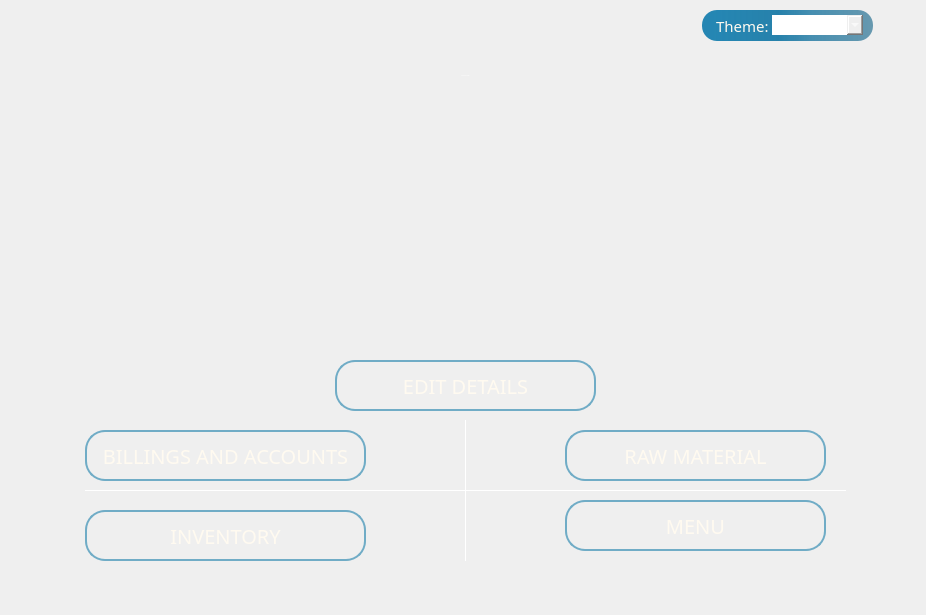
<?xml version="1.0" encoding="UTF-8"?>
<ui version="4.0">
 <class>MainWin</class>
 <widget class="QMainWindow" name="MainWin">
  <property name="geometry">
   <rect>
    <x>0</x>
    <y>0</y>
    <width>926</width>
    <height>615</height>
   </rect>
  </property>
  <property name="tabletTracking">
   <bool>true</bool>
  </property>
  <property name="windowTitle">
   <string>Check-Mate</string>
  </property>
  <property name="windowIcon">
   <iconset>
    <normaloff>icon.png</normaloff>icon.png</iconset>
  </property>
  <property name="layoutDirection">
   <enum>Qt::LeftToRight</enum>
  </property>
  <property name="autoFillBackground">
   <bool>false</bool>
  </property>
  <property name="styleSheet">
   <string notr="true"/>
  </property>
  <property name="documentMode">
   <bool>false</bool>
  </property>
  <property name="tabShape">
   <enum>QTabWidget::Rounded</enum>
  </property>
  <widget class="QWidget" name="centralwidget">
   <property name="tabletTracking">
    <bool>false</bool>
   </property>
   <property name="layoutDirection">
    <enum>Qt::LeftToRight</enum>
   </property>
   <property name="styleSheet">
    <string notr="true">##background-color: #2E2E2E; color: white;</string>
   </property>
   <widget class="QComboBox" name="theme">
    <property name="geometry">
     <rect>
      <x>772</x>
      <y>15</y>
      <width>91</width>
      <height>20</height>
     </rect>
    </property>
    <property name="font">
     <font>
      <family>Segoe UI Variable Display Semil</family>
      <pointsize>11</pointsize>
     </font>
    </property>
    <property name="styleSheet">
     <string notr="true">QComboBox {
    background: qlineargradient(spread:repeat, x1:0, y1:0.602, x2:1, y2:0.597, 
    stop:0.0631579 rgba(0, 115, 168, 216), 
    stop:0.426316 rgba(25, 116, 159, 199), 
    stop:0.994737 rgba(49, 118, 150, 0)); 
    
    border: qlineargradient(spread: repeat, 
                            x1: 0, y1: 0.602, x2: 1, y2: 0.597, 
                            stop: 0.0631579 rgba(0, 115, 168, 216), 
                            stop: 0.752632 rgba(25, 116, 159, 199), 
                            stop: 0.994737 rgba(49, 118, 150, 0)); 
    
    border-radius: 15px;
    padding-left: 10px;
    color: white;  
}


QComboBox QAbstractItemView {
    font: 9pt &quot;Segoe UI Variable Text&quot;;
    background-color:rgb(121, 186, 214) ; 
    color: rgb(0, 0, 0); 

}
</string>
    </property>
    <property name="editable">
     <bool>false</bool>
    </property>
    <property name="currentText">
     <string>Light</string>
    </property>
    <item>
     <property name="text">
      <string>Light</string>
     </property>
    </item>
    <item>
     <property name="text">
      <string>Dark</string>
     </property>
    </item>
   </widget>
   <widget class="QLabel" name="theme_label">
    <property name="geometry">
     <rect>
      <x>702</x>
      <y>10</y>
      <width>171</width>
      <height>31</height>
     </rect>
    </property>
    <property name="font">
     <font>
      <family>Segoe UI Variable Small</family>
      <pointsize>11</pointsize>
     </font>
    </property>
    <property name="styleSheet">
     <string notr="true">QLabel {
    background: qlineargradient(spread:repeat, x1:0, y1:0.602, x2:1, y2:0.603, stop:0.0631579 rgba(0, 115, 168, 216), stop:0.448864 rgba(14, 116, 163, 227), stop:0.653409 rgba(25, 116, 159, 199), stop:0.8125 rgba(35, 117, 155, 191), stop:0.982955 rgba(49, 118, 150, 185));
    border: qlineargradient(spread: repeat, 
                            x1: 0, y1: 0.602, x2: 1, y2: 0.597, 
                            stop: 0.0631579 rgba(0, 115, 168, 216), 
                            stop: 0.752632 rgba(25, 116, 159, 199), 
                            stop: 0.994737 rgba(49, 118, 150, 0)); /* Black border with some transparency */
    border-radius: 15px; /* Rounded corners */
color: #FFFAF0; 
    padding-left: 10px; /* Adds padding on the left side */
}

</string>
    </property>
    <property name="text">
     <string>Theme:</string>
    </property>
    <property name="textFormat">
     <enum>Qt::PlainText</enum>
    </property>
   </widget>
   <widget class="QLabel" name="name_label">
    <property name="geometry">
     <rect>
      <x>275</x>
      <y>50</y>
      <width>381</width>
      <height>51</height>
     </rect>
    </property>
    <property name="font">
     <font>
      <family>Segoe UI Variable Small</family>
      <pointsize>-1</pointsize>
     </font>
    </property>
    <property name="styleSheet">
     <string notr="true">QLabel {

	background-color: qlineargradient(spread:repeat, x1:0, y1:0.602, x2:1, y2:0.603, stop:0.0631579 rgba(0, 115, 168, 216), stop:0.448864 rgba(14, 116, 163, 227), stop:0.653409 rgba(25, 116, 159, 199), stop:0.8125 rgba(35, 117, 155, 191), stop:0.982955 rgba(49, 118, 150, 185));
   
    color: #FFFAF0;  
   
    border-radius: 20px;      
    padding: 10px;             
    font-size: 30px;           
}



++++</string>
    </property>
    <property name="text">
     <string>Restaurant Name</string>
    </property>
    <property name="textFormat">
     <enum>Qt::PlainText</enum>
    </property>
    <property name="scaledContents">
     <bool>false</bool>
    </property>
    <property name="alignment">
     <set>Qt::AlignCenter</set>
    </property>
   </widget>
   <widget class="QFrame" name="v_line">
    <property name="geometry">
     <rect>
      <x>435</x>
      <y>420</y>
      <width>61</width>
      <height>141</height>
     </rect>
    </property>
    <property name="styleSheet">
     <string notr="true">QFrame::VLine {
    border: none;
    background:rgb(49, 131, 169);
    width: 7px;  /* You can adjust the width of the vertical line here */
}


</string>
    </property>
    <property name="frameShape">
     <enum>QFrame::VLine</enum>
    </property>
    <property name="frameShadow">
     <enum>QFrame::Plain</enum>
    </property>
    <property name="lineWidth">
     <number>1</number>
    </property>
   </widget>
   <widget class="QFrame" name="h_line">
    <property name="geometry">
     <rect>
      <x>85</x>
      <y>420</y>
      <width>761</width>
      <height>141</height>
     </rect>
    </property>
    <property name="styleSheet">
     <string notr="true">QFrame::VLine {
    border: none;
    background-color: white;
    width: 7px;  /* You can adjust the width of the vertical line here */
}
</string>
    </property>
    <property name="frameShape">
     <enum>QFrame::HLine</enum>
    </property>
    <property name="frameShadow">
     <enum>QFrame::Plain</enum>
    </property>
    <property name="lineWidth">
     <number>1</number>
    </property>
    <widget class="QPushButton" name="bill_pb">
     <property name="geometry">
      <rect>
       <x>0</x>
       <y>10</y>
       <width>281</width>
       <height>51</height>
      </rect>
     </property>
     <property name="font">
      <font>
       <family>Segoe UI Variable Small</family>
       <pointsize>-1</pointsize>
      </font>
     </property>
     <property name="styleSheet">
      <string notr="true">QPushButton {
    background-color: qlineargradient(spread:repeat, x1:0, y1:0.602, x2:1, y2:0.603, 
    stop:0.0631579 rgba(0, 115, 168, 216), 
    stop:0.448864 rgba(14, 116, 163, 227), 
    stop:0.653409 rgba(25, 116, 159, 199), 
    stop:0.8125 rgba(35, 117, 155, 191), 
    stop:0.982955 rgba(49, 118, 150, 185));
    
    color: #FFFAF0;  
    border-radius: 20px;      
    padding: 10px;             
    font-size: 20px;           
    border: 2px solid rgb(112, 172, 198);  

}

QPushButton:pressed {
    background-color: qlineargradient(spread:repeat, x1:0, y1:0.602, x2:1, y2:0.603, 
    stop:0.0631579 rgba(0, 100, 140, 216),  
    stop:0.448864 rgba(10, 100, 140, 227), 
    stop:0.653409 rgba(20, 100, 140, 199), 
    stop:0.8125 rgba(30, 100, 140, 191), 
    stop:0.982955 rgba(40, 100, 140, 185));
}


</string>
     </property>
     <property name="text">
      <string>BILLINGS AND ACCOUNTS</string>
     </property>
    </widget>
    <widget class="QPushButton" name="inven_pb">
     <property name="geometry">
      <rect>
       <x>0</x>
       <y>90</y>
       <width>281</width>
       <height>51</height>
      </rect>
     </property>
     <property name="font">
      <font>
       <family>Segoe UI Variable Small</family>
       <pointsize>-1</pointsize>
      </font>
     </property>
     <property name="styleSheet">
      <string notr="true">QPushButton {
    background-color: qlineargradient(spread:repeat, x1:0, y1:0.602, x2:1, y2:0.603, 
    stop:0.0631579 rgba(0, 115, 168, 216), 
    stop:0.448864 rgba(14, 116, 163, 227), 
    stop:0.653409 rgba(25, 116, 159, 199), 
    stop:0.8125 rgba(35, 117, 155, 191), 
    stop:0.982955 rgba(49, 118, 150, 185));
    
    color: #FFFAF0;  
    border-radius: 20px;      
    padding: 10px;             
    font-size: 20px;           
    border: 2px solid rgb(112, 172, 198);  

}

QPushButton:pressed {
    background-color: qlineargradient(spread:repeat, x1:0, y1:0.602, x2:1, y2:0.603, 
    stop:0.0631579 rgba(0, 100, 140, 216),  
    stop:0.448864 rgba(10, 100, 140, 227), 
    stop:0.653409 rgba(20, 100, 140, 199), 
    stop:0.8125 rgba(30, 100, 140, 191), 
    stop:0.982955 rgba(40, 100, 140, 185));
}


</string>
     </property>
     <property name="text">
      <string>INVENTORY</string>
     </property>
    </widget>
    <widget class="QPushButton" name="menu_pb">
     <property name="geometry">
      <rect>
       <x>480</x>
       <y>80</y>
       <width>261</width>
       <height>51</height>
      </rect>
     </property>
     <property name="font">
      <font>
       <family>Segoe UI Variable Small</family>
       <pointsize>-1</pointsize>
      </font>
     </property>
     <property name="styleSheet">
      <string notr="true">QPushButton {
    background-color: qlineargradient(spread:repeat, x1:0, y1:0.602, x2:1, y2:0.603, 
    stop:0.0631579 rgba(0, 115, 168, 216), 
    stop:0.448864 rgba(14, 116, 163, 227), 
    stop:0.653409 rgba(25, 116, 159, 199), 
    stop:0.8125 rgba(35, 117, 155, 191), 
    stop:0.982955 rgba(49, 118, 150, 185));
    
    color: #FFFAF0;  
    border-radius: 20px;      
    padding: 10px;             
    font-size: 20px;           
    border: 2px solid rgb(112, 172, 198);  

}

QPushButton:pressed {
    background-color: qlineargradient(spread:repeat, x1:0, y1:0.602, x2:1, y2:0.603, 
    stop:0.0631579 rgba(0, 100, 140, 216),  
    stop:0.448864 rgba(10, 100, 140, 227), 
    stop:0.653409 rgba(20, 100, 140, 199), 
    stop:0.8125 rgba(30, 100, 140, 191), 
    stop:0.982955 rgba(40, 100, 140, 185));
}


</string>
     </property>
     <property name="text">
      <string>MENU</string>
     </property>
    </widget>
    <widget class="QPushButton" name="raw_m_pb">
     <property name="geometry">
      <rect>
       <x>480</x>
       <y>10</y>
       <width>261</width>
       <height>51</height>
      </rect>
     </property>
     <property name="font">
      <font>
       <family>Segoe UI Variable Small</family>
       <pointsize>-1</pointsize>
      </font>
     </property>
     <property name="styleSheet">
      <string notr="true">QPushButton {
    background-color: qlineargradient(spread:repeat, x1:0, y1:0.602, x2:1, y2:0.603, 
    stop:0.0631579 rgba(0, 115, 168, 216), 
    stop:0.448864 rgba(14, 116, 163, 227), 
    stop:0.653409 rgba(25, 116, 159, 199), 
    stop:0.8125 rgba(35, 117, 155, 191), 
    stop:0.982955 rgba(49, 118, 150, 185));
    
    color: #FFFAF0;  
    border-radius: 20px;      
    padding: 10px;             
    font-size: 20px;           
    border: 2px solid rgb(112, 172, 198);  

}

QPushButton:pressed {
    background-color: qlineargradient(spread:repeat, x1:0, y1:0.602, x2:1, y2:0.603, 
    stop:0.0631579 rgba(0, 100, 140, 216),  
    stop:0.448864 rgba(10, 100, 140, 227), 
    stop:0.653409 rgba(20, 100, 140, 199), 
    stop:0.8125 rgba(30, 100, 140, 191), 
    stop:0.982955 rgba(40, 100, 140, 185));
}


</string>
     </property>
     <property name="text">
      <string>RAW MATERIAL</string>
     </property>
    </widget>
   </widget>
   <widget class="QLabel" name="label">
    <property name="geometry">
     <rect>
      <x>245</x>
      <y>110</y>
      <width>431</width>
      <height>231</height>
     </rect>
    </property>
    <property name="text">
     <string/>
    </property>
    <property name="pixmap">
     <pixmap>Screenshot 2025-01-29 022441.png</pixmap>
    </property>
    <property name="scaledContents">
     <bool>true</bool>
    </property>
   </widget>
   <widget class="QPushButton" name="edit_det_pb">
    <property name="geometry">
     <rect>
      <x>335</x>
      <y>360</y>
      <width>261</width>
      <height>51</height>
     </rect>
    </property>
    <property name="font">
     <font>
      <family>Segoe UI Variable Small</family>
      <pointsize>-1</pointsize>
     </font>
    </property>
    <property name="styleSheet">
     <string notr="true">QPushButton {
    background-color: qlineargradient(spread:repeat, x1:0, y1:0.602, x2:1, y2:0.603, 
    stop:0.0631579 rgba(0, 115, 168, 216), 
    stop:0.448864 rgba(14, 116, 163, 227), 
    stop:0.653409 rgba(25, 116, 159, 199), 
    stop:0.8125 rgba(35, 117, 155, 191), 
    stop:0.982955 rgba(49, 118, 150, 185));
    
    color: #FFFAF0;  
    border-radius: 20px;      
    padding: 10px;             
    font-size: 20px;           
    border: 2px solid rgb(112, 172, 198);  

}

QPushButton:pressed {
    background-color: qlineargradient(spread:repeat, x1:0, y1:0.602, x2:1, y2:0.603, 
    stop:0.0631579 rgba(0, 100, 140, 216),  
    stop:0.448864 rgba(10, 100, 140, 227), 
    stop:0.653409 rgba(20, 100, 140, 199), 
    stop:0.8125 rgba(30, 100, 140, 191), 
    stop:0.982955 rgba(40, 100, 140, 185));
}


</string>
    </property>
    <property name="text">
     <string>EDIT DETAILS</string>
    </property>
   </widget>
   <zorder>h_line</zorder>
   <zorder>v_line</zorder>
   <zorder>theme_label</zorder>
   <zorder>theme</zorder>
   <zorder>name_label</zorder>
   <zorder>label</zorder>
   <zorder>edit_det_pb</zorder>
  </widget>
 </widget>
 <resources/>
 <connections/>
</ui>
